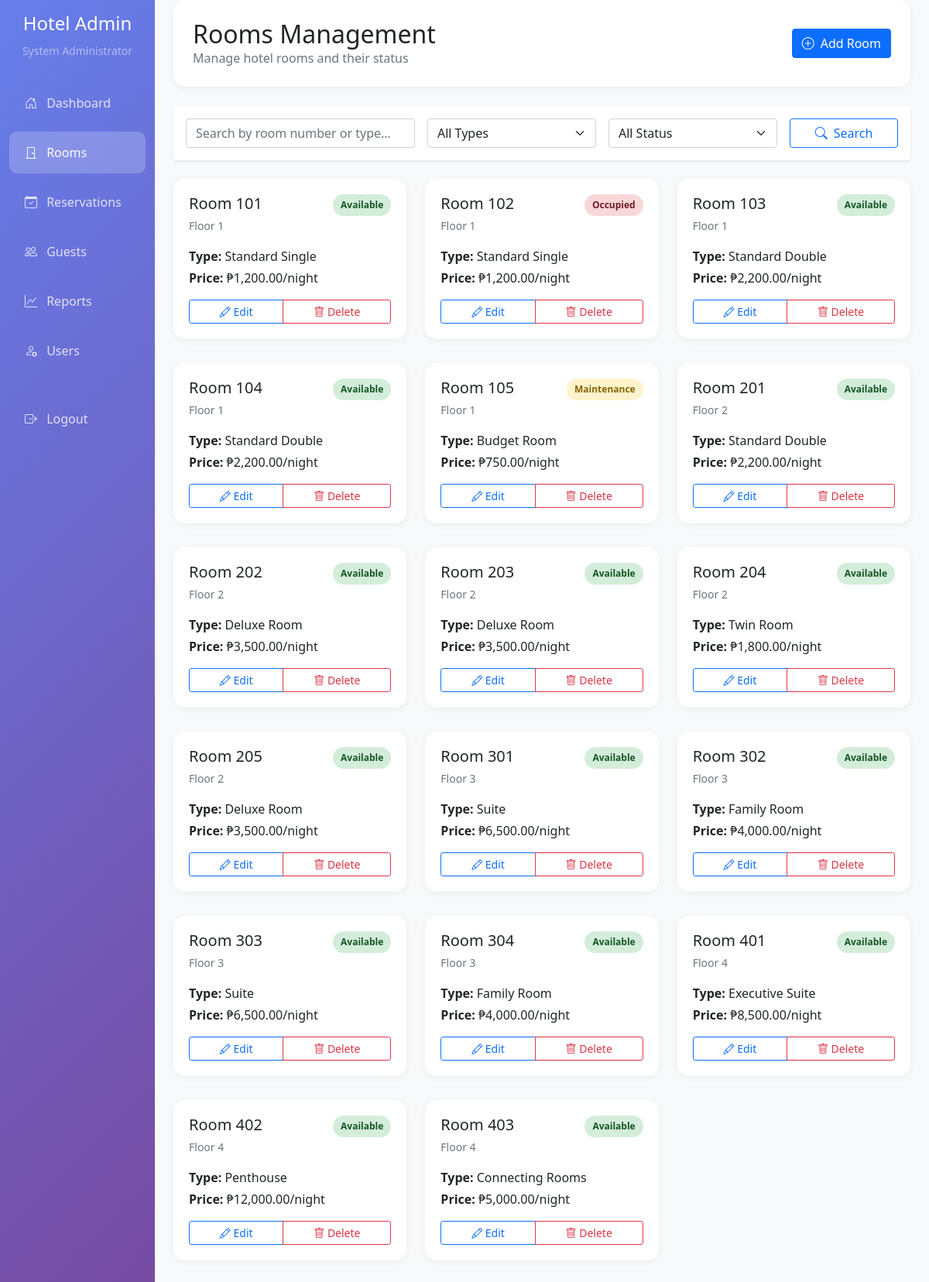
The app's page /admin/rooms.php (signed in), older data.
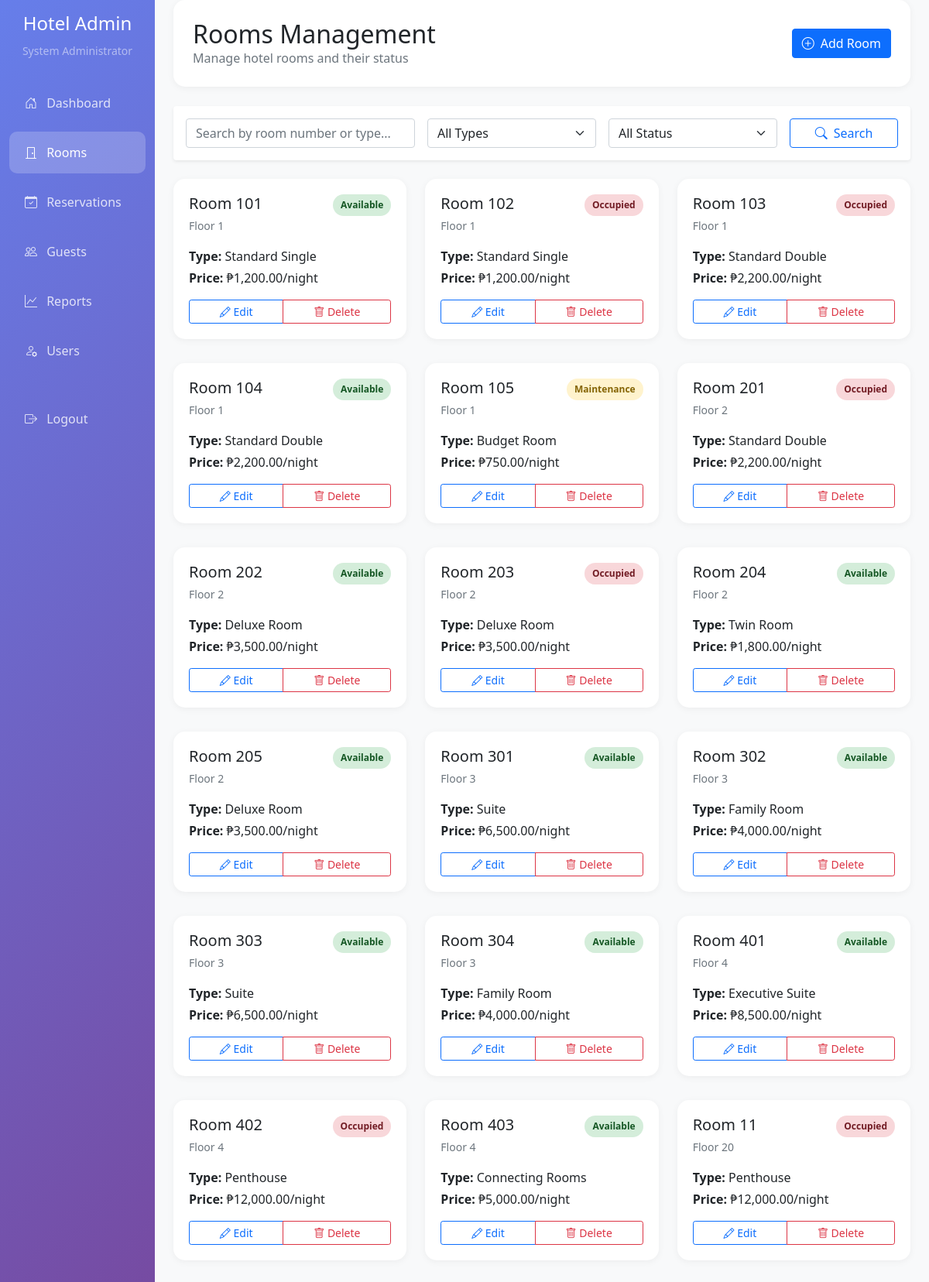
The same page, newer data.
### tables this page shows
CREATE TABLE `rooms` (
  `room_id` int(11) NOT NULL,
  `room_number` varchar(10) NOT NULL,
  `type_id` int(11) NOT NULL,
  `floor_number` int(11) NOT NULL,
  `status` enum('available','occupied','maintenance','reserved') DEFAULT 'available'
);

CREATE TABLE `room_types` (
  `type_id` int(11) NOT NULL,
  `type_name` varchar(50) NOT NULL,
  `description` text DEFAULT NULL,
  `base_price` decimal(10,2) NOT NULL,
  `max_occupancy` int(11) NOT NULL
);

### config/database.php (called while the page is built, shortened)
<?php
class Database {
    private $host = "localhost";
    private $username = "root";
    private $password = "";
    private $database = "hotel_reservation";
    private $connection;
    public function __construct() {
        $this->connection = $this->getConnection();
    }
    private function getConnection() {
        try {
            $conn = new mysqli($this->host, $this->username, $this->password, $this->database);
            $conn->set_charset("utf8");
            return $conn;
        } catch (Exception $e) {
            die("Database connection error: " . $e->getMessage());
        }
    }
    public function query($sql) {
        $result = $this->connection->query($sql);
        return $result;
    }
}
?>

### admin/rooms.php (the view, shortened to what the changed rows need)
<?php
require_once __DIR__ . '/../config/database.php';
$db = new Database();
$sql = "SELECT r.*, rt.type_name, rt.base_price
        FROM rooms r
        JOIN room_types rt ON r.type_id = rt.type_id
        WHERE 1=1";
$sql .= " ORDER BY r.floor_number, r.room_number";
try {
    $roomsResult = $db->query($sql);
} catch (Exception $e) {
    $pageError = "Error loading rooms: " . $e->getMessage();
}
?>
<!DOCTYPE html>
<html lang="en">
<head>
    <link href="https://cdn.jsdelivr.net/npm/bootstrap@5.1.3/dist/css/bootstrap.min.css" rel="stylesheet">
    <link rel="stylesheet" href="../node_modules/bootstrap-icons/font/bootstrap-icons.css">
</head>
<body>
    <div class="container-fluid">
        <div class="row">
            <main class="col-md-9 ms-sm-auto col-lg-10 px-md-4 main-content">
                <div class="page-header">
                    <div class="d-flex justify-content-between align-items-center">
                        <div>
                            <h2 class="mb-0">Rooms Management</h2>
                        </div>
                    </div>
                </div>
                <div class="row">
                    <?php
                    if (isset($roomsResult) && $roomsResult):
                    while ($room = $roomsResult->fetch_assoc()):
                    ?>
                    <div class="col-md-6 col-lg-4 mb-3">
                        <div class="room-card">
                            <div class="d-flex justify-content-between align-items-start mb-3">
                                <div>
                                    <h5 class="mb-1">Room <?php echo $room['room_number']; ?></h5>
                                    <small class="text-muted">Floor <?php echo $room['floor_number']; ?></small>
                                </div>
                                <span class="status-badge status-<?php echo $room['status']; ?>">
                                    <?php echo ucfirst($room['status']); ?>
                                </span>
                            </div>
                            <div class="mb-3">
                                <p class="mb-1"><strong>Type:</strong> <?php echo $room['type_name']; ?></p>
                                <p class="mb-1"><strong>Price:</strong> ₱<?php echo number_format($room['base_price'], 2); ?>/night</p>
                            </div>
                            <div class="btn-group w-100" role="group">
                                <button class="btn btn-sm btn-outline-primary"
                                        onclick="editRoom(<?php echo $room['room_id']; ?>)">
                                    <i class="bi bi-pencil"></i> Edit
                                </button>
                                <button class="btn btn-sm btn-outline-danger"
                                        onclick="deleteRoom(<?php echo $room['room_id']; ?>, '<?php echo $room['room_number']; ?>')">
                                    <i class="bi bi-trash"></i> Delete
                                </button>
                            </div>
                        </div>
                    </div>
                    <?php endwhile; ?>
                    <?php endif; ?>
                </div>
            </main>
        </div>
    </div>
</body>
</html>

Row changes from the older to the newer data that the page shows:
changed rooms (number 3 of 18 on the later page): status "Available" → "Occupied"
changed rooms (number 6 of 18 on the later page): status "Available" → "Occupied"
changed rooms (number 8 of 18 on the later page): status "Available" → "Occupied"
changed rooms (number 16 of 18 on the later page): status "Available" → "Occupied"
added rooms: room_number "11", floor_number "20", status "Occupied", type.type_name "Penthouse", type.base_price "12,000.00"
